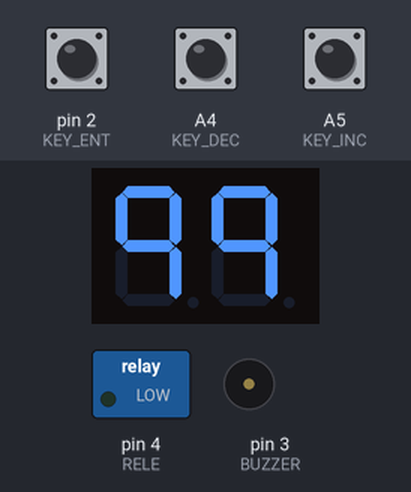
Recording of a sketch running on a simulated Arduino Uno, built with avr-gcc and run on an emulated ATmega328P. On the bench: 2-digit seven-segment display, switched loads named in the sketch (green lamp = pin HIGH), buzzer (waves = sounding, pin HIGH). Wiring (inferred from the names in the program): 2-digit 7-segment display, segments lit when HIGH: segments pin 8, pin 7, pin 6, pin 5, pin 9, pin 10, pin 11; digit selects pin 13, pin 12. The inputs (shaded band) are chosen by the test bench; at power-on: pin 2 (KEY_ENT) HIGH, A4 (KEY_DEC) HIGH, A5 (KEY_INC) HIGH. The segment pins are drawn as the display they are named for; pins used as bus, display or sensor lines are not drawn.

Above: at 1.5 s.
1.6 s: pin 2 (KEY_ENT) pulled LOW for 0.3 s
At 2.9 s:
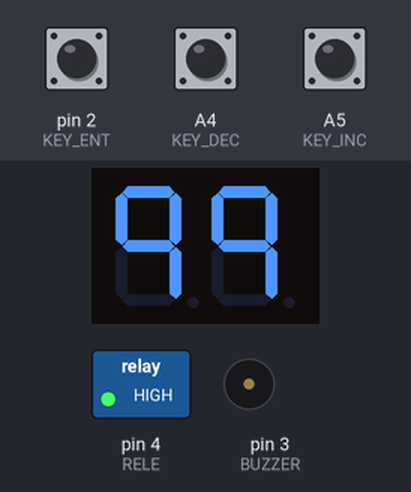
Timing chart, 0 to 4.6 s (numbered marks = the images above; inputs shaded):
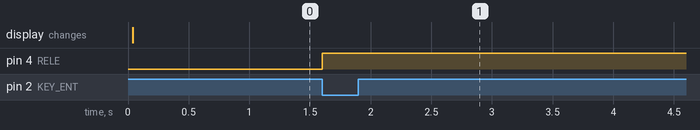

The sketch:

timerinsol.ino
```cpp
#include <EEPROM.h>
void showtime(byte );
void keyRead();

/**
 * Timer para insoladora de serigrafía.
 * (c) 2014 - Mario O. Villarroel / Elcan Software
 */

//pin mapping.
#define SEGA 8
#define SEGB 7
#define SEGC 6
#define SEGD 5
#define SEGE 9
#define SEGF 10
#define SEGG 11
#define MPX1 13
#define MPX2 12

#define BUZZER 3
#define RELE   4
#define KEY_DEC    A4
#define KEY_INC    A5
#define KEY_ENT    2

//other constants
#define TIMELOCATION 0x02
#define KEYREADPERIOD 250
#define BUZZDELAY 450
#define DEBUG 0

//variables
volatile boolean startnow = LOW;
volatile boolean ended = LOW, modified=LOW;
static byte timeSet;
static char buzzout = LOW;
static char keypress=0;
static unsigned long timeStarted;
static unsigned long elapsed,lastBuzz;
unsigned long krtime;
unsigned char seven_seg_digits[22][7] = {
                              //a,b,c,d,e,f,g
                               {0,0,0,0,0,0,0}, //avoid the akward problem
                               { 1,1,1,1,1,1,0 },  // = 0
                               { 0,1,1,0,0,0,0 },  // = 1
                               { 1,1,0,1,1,0,1 },  // = 2
                               { 1,1,1,1,0,0,1 },  // = 3
                               { 0,1,1,0,0,1,1 },  // = 4
                               { 1,0,1,1,0,1,1 },  // = 5
                               { 1,0,1,1,1,1,1 },  // = 6
                               { 1,1,1,0,0,0,0 },  // = 7
                               { 1,1,1,1,1,1,1 },  // = 8
                               { 1,1,1,0,0,1,1 },   // = 9
                               { 1,1,1,0,1,1,1 },  // A
                               { 0,0,1,1,1,1,1 },  // B
                               { 1,0,0,1,1,1,0 },  // C
                               { 0,1,1,1,1,0,1 },  // =d => digit: 0x0B
                               { 1,0,0,1,1,1,1 },  // E
                               { 1,0,0,0,1,1,1 },  //F => Digit 0x0F
                               { 1,1,0,0,1,1,1 },  // = P => digit: 0x10
                               { 1,1,0,1,0,1,1 },  //= r => digit: 0x11
                               { 0,0,0,0,1,1,0 },  //= I => Digit 0x12
                               { 1,0,0,0,1,1,0 },   //= T => Digit 0x13
                               { 0,1,1,0,1,1,1 }  // H Digit 0x14
                             };
char segments[7] = {SEGA,SEGB,SEGC,SEGD,SEGE,SEGF,SEGG};
//code from here
void setup() {
  char tmp;
  //read the eeprom for the time, just one byte so
  pinMode(SEGA,OUTPUT);
  pinMode(SEGB,OUTPUT);
  pinMode(SEGC,OUTPUT);
  pinMode(SEGD,OUTPUT);
  pinMode(SEGE,OUTPUT);
  pinMode(SEGF,OUTPUT);
  pinMode(SEGG,OUTPUT);
  pinMode(MPX1,OUTPUT);
  pinMode(MPX2,OUTPUT);
  pinMode(BUZZER,OUTPUT);
  pinMode(RELE,OUTPUT);
  pinMode(KEY_DEC,INPUT_PULLUP);
  pinMode(KEY_INC,INPUT_PULLUP);
  pinMode(KEY_ENT,INPUT_PULLUP);
  digitalWrite(RELE,LOW);
  timeSet=EEPROM.read(TIMELOCATION);
  timeSet = constrain(timeSet,1,99);
  //timeSet=1;
#if DEBUG
  Serial.begin(9600);
  Serial.println(timeSet);
#endif
  attachInterrupt(0,interrupted, FALLING);
  digitalWrite(MPX2,LOW);
  digitalWrite(MPX1,LOW);
  digitalWrite(RELE,LOW);
  krtime=millis();
  keypress=0;
}

void loop() {
  unsigned long curTime = millis();
#if DEBUG
  delay(300);
#endif
  if (startnow) {
    digitalWrite(RELE,HIGH);  //power off the relay.
    if (modified==HIGH) {
      EEPROM.write(TIMELOCATION,timeSet);
      modified = LOW;
#if DEBUG
      Serial.print("Stored!");
      Serial.println(timeSet);
#endif
    }
    elapsed=(curTime/1000)-(timeStarted/1000);
    if (elapsed < (timeSet*60)) {
      if ((timeSet*60-elapsed)<60) {
        showTime(timeSet*60-elapsed);
      } else {
        showTime(timeSet-elapsed/60);
      }
    } else {
      showTime(0);
      ended = HIGH;
      startnow = LOW;
    }
  } else {
    //reading the keys is possible when not started
    keyRead();
    if (ended && !modified ) {
      showTime(0);
     if ((curTime-lastBuzz > BUZZDELAY)) {
      lastBuzz=curTime;
      buzzout=~buzzout;
      digitalWrite(BUZZER,buzzout);
     }
      digitalWrite(RELE,LOW);
    } else {
      showTime(timeSet);
      digitalWrite(BUZZER,LOW);
    }
    switch(keypress){
    case 0x01:
      timeSet++;
      modified=HIGH;
      timeSet=constrain(timeSet,1,99);
      break;
    case 0x10:
      timeSet--;
      modified=HIGH;
      timeSet=constrain(timeSet,1,99);
      break;
    }
    keypress=0;
  }
}

void interrupted() {
  if (!startnow) {
    startnow = HIGH;
    timeStarted = millis();
    digitalWrite(RELE,HIGH);  //power on the relay.
  }
}

void showTime(byte ts) {
  //display the time set.
  char ttmp[2];
  char tmp1;
  tmp1=ts; //constrain(0,99,ts);
  ttmp[1]=tmp1/10;
  ttmp[0]=tmp1%10;
#if DEBUG
  Serial.print(ttmp[0],HEX);
  Serial.print("-");
  Serial.println(ttmp[1],HEX);
#endif
  dataDisplay(ttmp);
}

void keyRead() {
  char xtmp;
  unsigned long ctim;
  ctim=millis();
  if (ctim - krtime > KEYREADPERIOD) {
    keypress=0x00;
    xtmp=digitalRead(KEY_INC);
    if (xtmp==LOW) {
      keypress|=0x01;
    }
    else {
      keypress&=~0x01;
    }
    xtmp=digitalRead(KEY_DEC);
    if (xtmp==LOW) {
      keypress|=0x10;
    }
    else {
      keypress&=~0x10;
    }
    krtime=ctim;
  }
}

void dataDisplay(char *buf) {
  //if (sizeof(buf)>2) return; //we can only show two digits, discard everything else. useless, just display the first two digits, discard the rest...
  digitalWrite(MPX1,LOW);
  sevenSegWrite(buf[0]);
  digitalWrite(MPX1,HIGH);
  delay(5);
  digitalWrite(MPX1,LOW);//*/
  sevenSegWrite(buf[1]);
  digitalWrite(MPX2,HIGH);
  delay(5);
  digitalWrite(MPX2,LOW); //all off;
}

void sevenSegWrite(char digit) {
  uint8_t pin = 0;
  uint8_t segCount = 0;
  //Serial.println(digit,HEX);
  for (segCount = 0; segCount < 7; ++segCount) {
    digitalWrite(segments[pin], seven_seg_digits[digit+1][segCount]);
    pin++;
  }
}
```

Measured:
- after the input at 1.6 s, pin 4 (RELE): LOW → HIGH at once
